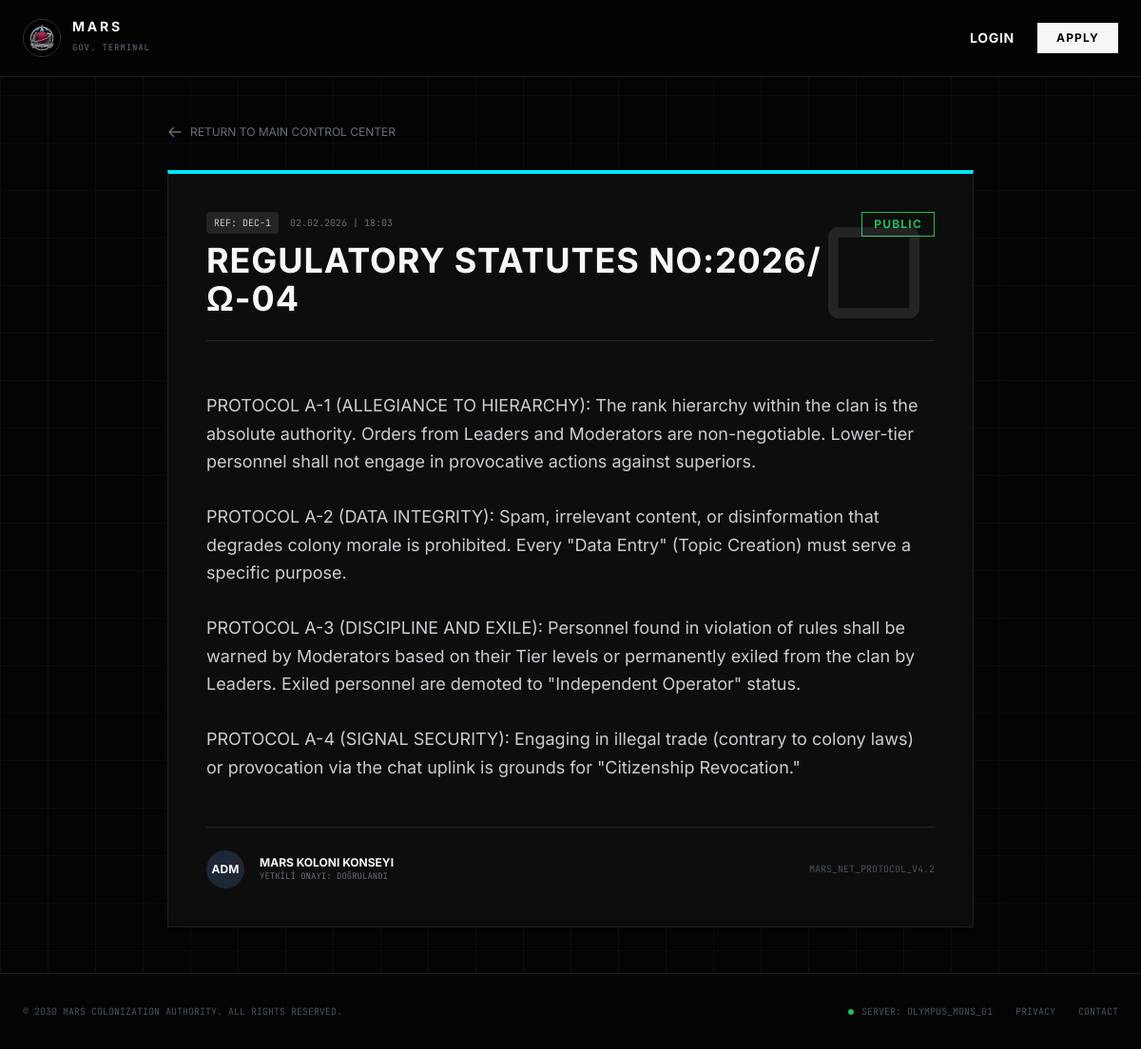
The app's page /duyuru/1 with its own data.
### models.py (models this page shows)
class Decree(db.Model):
    __tablename__ = 'decrees'
    id = db.Column(db.Integer, primary_key=True)
    title = db.Column(db.String(200), nullable=False)
    content = db.Column(db.Text, nullable=False)
    is_classified = db.Column(db.Boolean, default=False)
    is_active = db.Column(db.Boolean, default=True)
    date_posted = db.Column(db.DateTime, default=datetime.utcnow)
    author_id = db.Column(db.Integer, db.ForeignKey('citizen.id'), nullable=False)

### app.py (the view)
@app.route('/duyuru/<int:id>')
def duyuru_detay(id):
    decree = Decree.query.get_or_404(id)
    if decree.is_classified and (not current_user.is_authenticated or current_user.tier < 1):
        flash('Bu belgeye erişim yetkiniz yok (Sınıflandırılmış İçerik).', 'error')
        return redirect(url_for('index'))
    return render_template('duyuru_detay.html', decree=decree)

### app.py (called while the page is built)
@app.context_processor
def inject_tiers():
    return dict(tier_names=TIER_NAMES)

@app.context_processor
def inject_notifications():
    if current_user.is_authenticated:
        unread_count = Notification.query.filter_by(user_id=current_user.id, is_read=False).count()
        return dict(unread_count=unread_count)
    return dict(unread_count=0)

### templates/duyuru_detay.html
{% extends "layout.html" %}
{% block content %}
<div class="max-w-4xl mx-auto px-6 py-12">
    <a href="{{ url_for('index') }}" class="inline-flex items-center gap-2 text-xs text-gray-500 hover:text-white mb-8 transition-colors">
        <svg class="w-4 h-4" fill="none" viewBox="0 0 24 24" stroke="currentColor"><path stroke-linecap="round" stroke-linejoin="round" stroke-width="2" d="M10 19l-7-7m0 0l7-7m-7 7h18" /></svg>
        RETURN TO MAIN CONTROL CENTER
    </a>
    <div class="glass-panel p-10 border-t-4 {% if decree.is_classified %}border-t-mars-red{% else %}border-t-mars-cyan{% endif %} relative overflow-hidden">
        <div class="absolute top-0 right-0 p-10 opacity-10 pointer-events-none">
            <svg class="w-32 h-32 text-white" fill="currentColor" viewBox="0 0 24 24"><path d="M19 5v14H5V5h14m0-2H5c-1.1 0-2 .9-2 2v14c0 1.1.9 2 2 2h14c1.1 0 2-.9 2-2V5c0-1.1-.9-2-2-2z"/></svg>
        </div>
        <div class="flex justify-between items-start mb-6 border-b border-white/10 pb-6">
            <div>
                <div class="flex items-center gap-3 mb-2">
                    <span class="text-[10px] font-mono px-2 py-1 bg-white/10 text-gray-300 rounded">
                        REF: DEC-{{ decree.id }}
                    </span>
                    <span class="text-[10px] font-mono text-gray-500">
                        {{ decree.date_posted.strftime('%d.%m.%Y | %H:%M') }}
                    </span>
                </div>
                <h1 class="text-3xl md:text-4xl font-bold text-white uppercase tracking-wide font-sans">
                    {{ decree.title }}
                </h1>
            </div>
            <div class="text-right">
                {% if decree.is_classified %}
                    <span class="block text-xs font-bold text-mars-red border border-mars-red px-3 py-1 uppercase tracking-widest animate-pulse">
                        CLASSIFIED
                    </span>
                {% else %}
                    <span class="block text-xs font-bold text-green-500 border border-green-500 px-3 py-1 uppercase tracking-widest">
                        PUBLIC
                    </span>
                {% endif %}
            </div>
        </div>
        <div class="prose prose-invert max-w-none">
            <p class="text-gray-300 text-lg leading-relaxed font-sans whitespace-pre-line">
                {{ decree.content }}
            </p>
        </div>
        <div class="mt-12 pt-6 border-t border-white/10 flex items-center justify-between">
            <div class="flex items-center gap-4">
                <div class="w-10 h-10 bg-gray-800 rounded-full flex items-center justify-center text-xs font-bold text-white">
                    ADM
                </div>
                <div>
                    <div class="text-xs text-white font-bold uppercase">Mars Koloni Konseyi</div>
                    <div class="text-[9px] text-gray-500 font-mono">YETKİLİ ONAYI: DOĞRULANDI</div>
                </div>
            </div>
            <div class="text-[10px] text-gray-600 font-mono">
                MARS_NET_PROTOCOL_V4.2
            </div>
        </div>
    </div>
</div>
{% endblock %}

### templates/layout.html (style rules this page uses)
.glass-panel { background: rgba(20, 20, 20, 0.6); backdrop-filter: blur(12px); -webkit-backdrop-filter: blur(12px); border: 1px solid rgba(255, 255, 255, 0.08); }
body { background-color: #050505; background-image: linear-gradient(rgba(255, 255, 255, 0.03) 1px, transparent 1px), linear-gradient(90deg, rgba(255, 255, 255, 0.03) 1px, transparent 1px); background-size: 50px 50px; }

### records on screen
Decree: id "1", date_posted "02.02.2026 | 18:03", title "REGULATORY STATUTES NO:2026/Ω-04", content "PROTOCOL A-1 (ALLEGIANCE TO HIERARCHY): The rank hierarchy within the clan is the absolute authority. Orders from Leaders and Moderators are non-negotiable. Lower-tier personnel shall not engage in provocative actions against superiors. PROTOCOL A-2 (DATA INTEGRITY): Spam, irrelevant content, or disinformation that degrades colony morale is prohibited. Every \"Data Entry\" (Topic Creation) must serve a specific purpose. PROTOCOL A-3 (DISCIPLINE AND EXILE): Personnel found in violation of rules shall be warned by Moderators based on their Tier levels or permanently exiled from the clan by Leaders. Exiled personnel are demoted to \"Independent Operator\" status. PROTOCOL A-4 (SIGNAL SECURITY):…"
